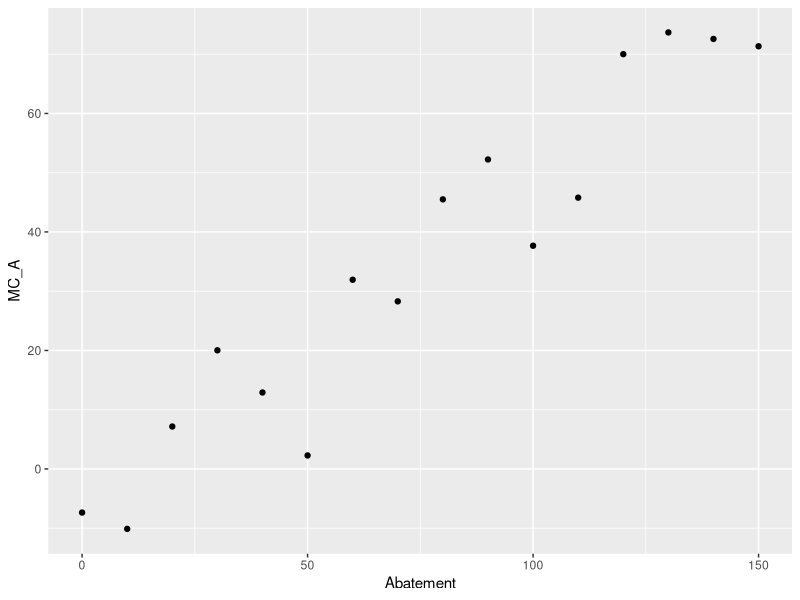
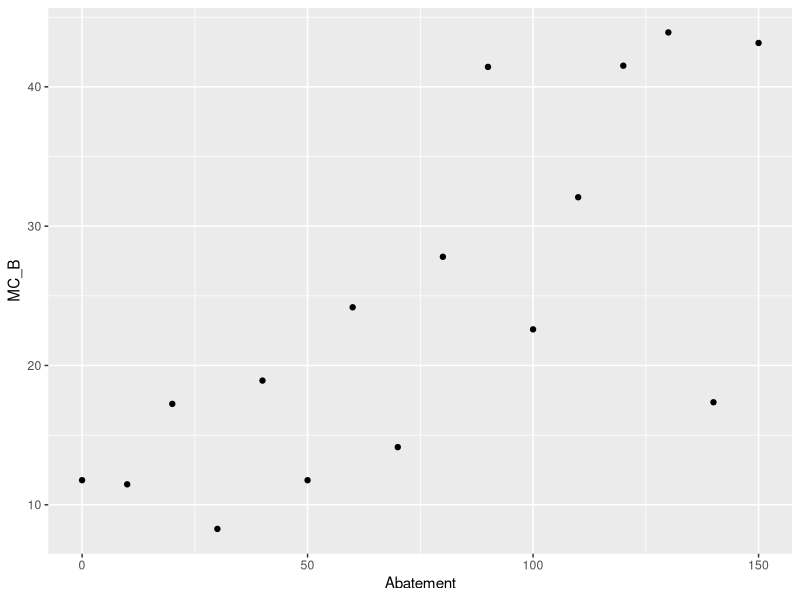
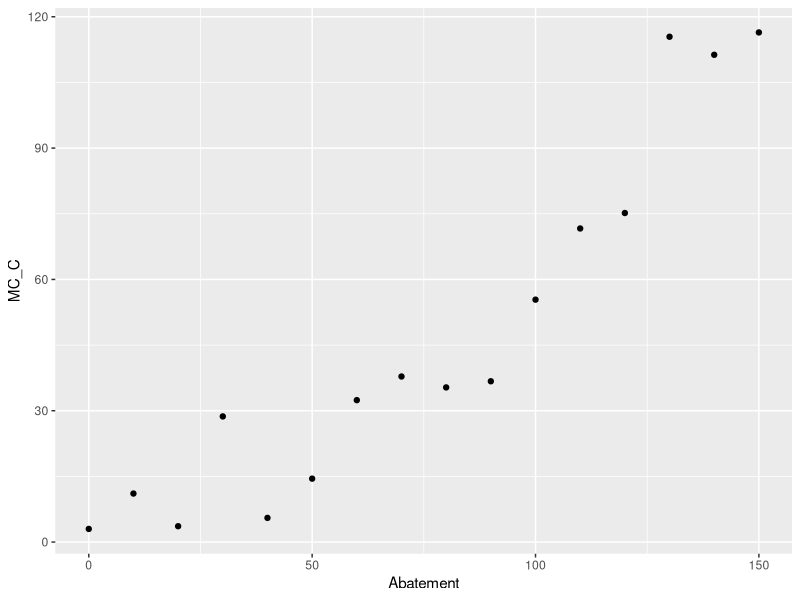
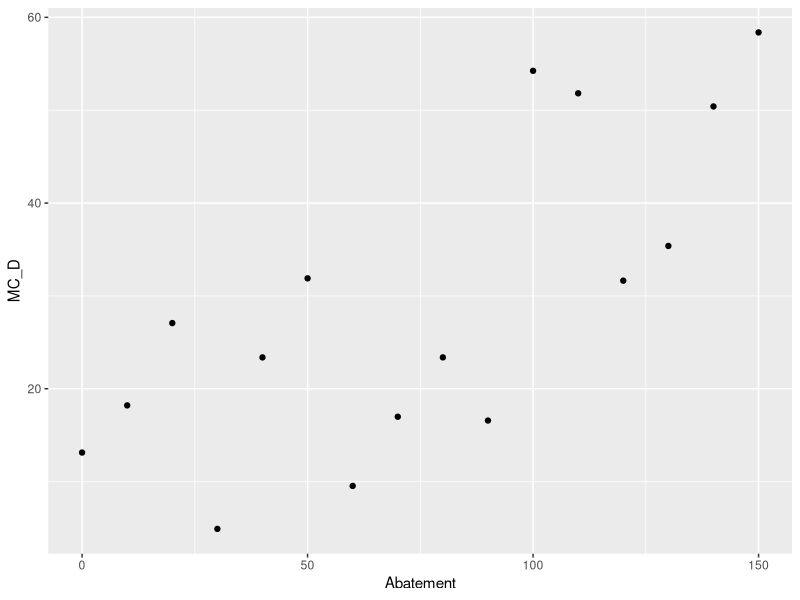
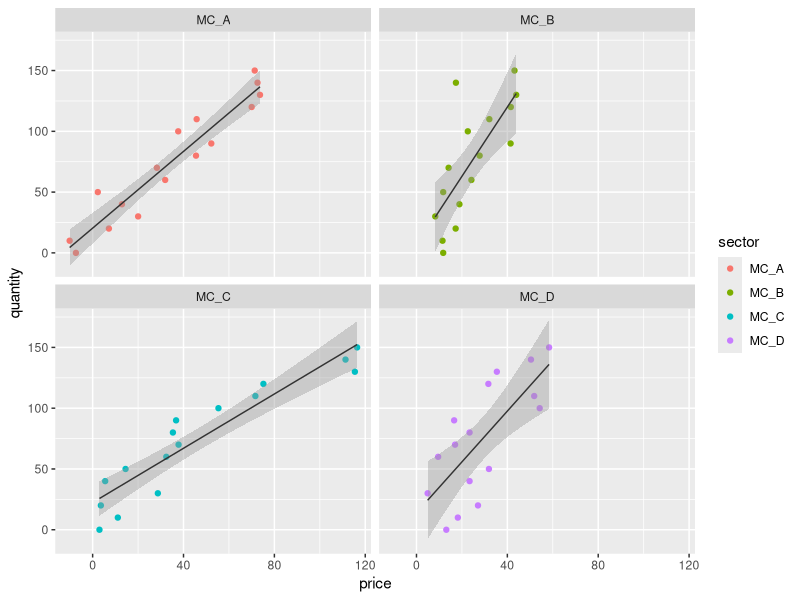

The R script that drew these images, in order:
## ---- chunk 1
knitr::opts_chunk$set(echo = TRUE)
## ---- chunk 2

library(tidyverse)
library(reshape2)

carbon_abate <- read_csv("HW4Data.csv")

carbon_tidy <- melt(carbon_abate[c('Abatement',  'MC_A', 'MC_B', 'MC_C', 'MC_D')], id.vars = 1) %>% rename(quantity = Abatement,
         sector = variable, 
         price = value)
  
## ---- chunk 3
#Visualize the data

sector_A <- ggplot(carbon_abate, aes(x = Abatement, y = MC_A)) +
  geom_point()
sector_A

sector_B <- ggplot(carbon_abate, aes(x = Abatement, y = MC_B)) +
  geom_point()
sector_B

sector_C <- ggplot(carbon_abate, aes(x = Abatement, y = MC_C)) +
  geom_point()
sector_C

sector_D <- ggplot(carbon_abate, aes(x = Abatement, y = MC_D)) +
  geom_point()
sector_D


## ---- chunk 4
#Linear Models for each sector

model_A <- lm(MC_A ~ Abatement, data = carbon_abate)
summary(model_A)

model_B <- lm(MC_B ~ Abatement, data = carbon_abate)
summary(model_B)

model_C <- lm(MC_C ~ Abatement, data = carbon_abate)
summary(model_C)

model_D <- lm(MC_D ~ Abatement, data = carbon_abate)
summary(model_D)

#Marginal cost of abatement graphs

mc_graph <- ggplot(carbon_tidy, aes(x = price, y = quantity)) +
  geom_point(aes(color = sector))+
  facet_wrap(~sector)+
  geom_smooth(method = lm, se = TRUE, size = 0.5, color = "gray20")
mc_graph

## ---- chunk 5



## ---- chunk 6
#determine demand curves

A<-180
B<-200
C<-220
D<-300

#calculating the y-intercept of demand
A_demand_int <- (model_A$coefficients[1] + model_A$coefficients[2]*A)
A_demand_int

B_demand_int <- (model_B$coefficients[1] + model_B$coefficients[2]*B)
B_demand_int

C_demand_int <- (model_C$coefficients[1] + model_C$coefficients[2]*C)
C_demand_int

D_demand_int <- (model_D$coefficients[1] + model_D$coefficients[2]*D)
D_demand_int

#slope of demand

A_slope <- (A_demand_int/-A)
A_slope

B_slope <- (B_demand_int/-B)
B_slope

C_slope <- (C_demand_int/-C)
C_slope

D_slope <- (D_demand_int/-D)
D_slope

## ---- chunk 7
#Demand curves
#demand price = slope*x + intercept

A_demand <- function(x) {
  Demand = (A_slope)*x + A_demand_int
}

B_demand <- function(x) {
  Demand = (B_slope)*x + B_demand_int
}

C_demand <- function(x) {
  Demand = (C_slope)*x + C_demand_int
}

D_demand <- function(x) {
  Demand = (D_slope)*x + D_demand_int
}


#create a dataframe, Not applicable anymore
#A_price <- c(A_demand_int)
#A_carbon <- c(A)
#A_dataframe <- data.frame(A_carbon, A_price)

#A_demand <- lm(A_price ~ A_carbon, data = A_dataframe)
#summary(A_demand)
